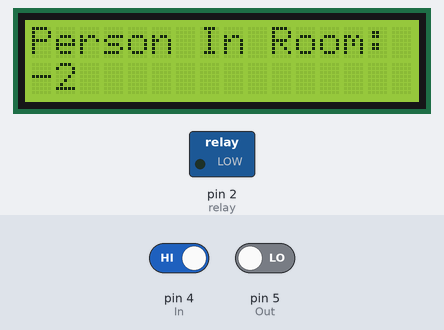
The sketch below on a simulated Arduino Uno, built with avr-gcc and run on an emulated ATmega328P. Shown: 16×2 character LCD, switched loads named in the sketch (green lamp = pin HIGH). Inputs (shaded band) come from the test bench; at power-on: pin 4 (In) HIGH, pin 5 (Out) LOW. What the sketch prints to the serial monitor is not drawn.

Above: at 3.3 s.
3.4 s: pin 4 (In) driven LOW
At 4.0 s:
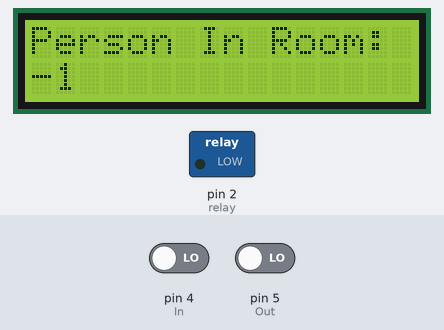
6.3 s: pin 4 (In) driven HIGH and pin 5 (Out) driven HIGH
At 8.1 s:
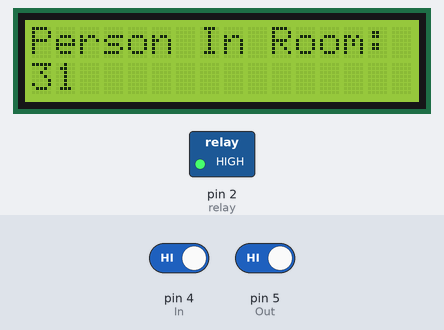
8.4 s: pin 4 (In) driven LOW
At 9.6 s:
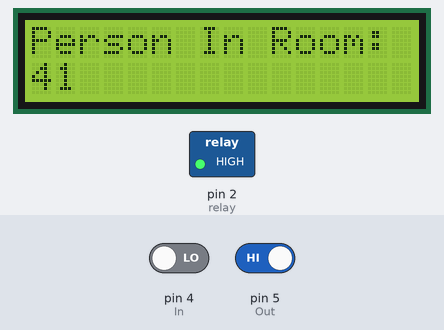
Timing chart, 0 to 11.4 s (numbered marks = the images above; inputs shaded):
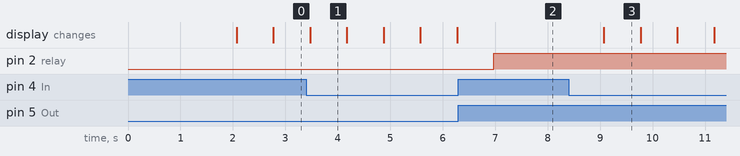

Measured:
- after the input at 6.3 s, pin 2 (relay): LOW → HIGH after 0.67 s
- after the input at 8.4 s, the display: changes after 0.67 s (image 3)
- what the display in image 1 shows lasts 0.7 s, from 3.5 s to 4.2 s

The sketch:

automated_room_on_visitor_entry.ino
```cpp
#include<LiquidCrystal.h>
LiquidCrystal lcd(13,12,11,10,9,8);
int In = 4;
int Out = 5;
int relay = 2;
int count=0;
void setup()
{
  lcd.begin(16,2);
  lcd.print("Visitor Counter");
  delay(2000);
  pinMode(In, INPUT);
  pinMode(Out, INPUT);
  pinMode(relay, OUTPUT);
  lcd.clear();
  lcd.print("Person In Room:");
  Serial.begin(9600);
}
void loop()
{
  if (digitalRead(In) == LOW){
    count++;
  }

  else if (digitalRead(Out) == LOW){
    count--;
  }

  else if (count > 0)
  {
    digitalWrite(relay, HIGH);
  }

  else if(count <= 0){
    digitalWrite(relay, LOW);
  }

  lcd.setCursor(0,1);
  lcd.print(count);
  Serial.println(count);

  delay(700);
}
```
